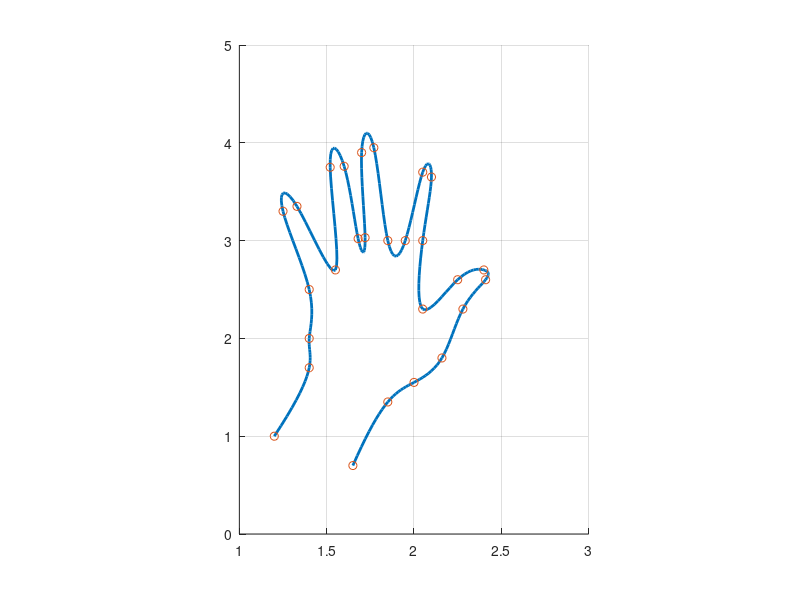

Recreate this plot in MATLAB.

% Plotting my hand with cubic splines

x = [1.2 1.4 1.4 1.4 1.25 1.33 1.55 1.52 1.6 1.68 1.72 1.7 1.77 1.85 1.95 2.05 2.1 2.05 2.05 2.25 2.4 2.41 2.28 2.16 2 1.85 1.65]; 
y = [1 1.7 2 2.5 3.3 3.35 2.7 3.75 3.76 3.02 3.03 3.9 3.95 3 3 3.7 3.65 3 2.3 2.6 2.7 2.6 2.3 1.8 1.55 1.35 0.7];
n = length(x);
t = 0:1:n-1;
tt = 0:.1:n-1;
xx = spline(t,x,tt);
yy = spline(t,y,tt); 
hold on
plot(xx,yy','LineWidth',2), plot(x,y,'o'), grid on
pbaspect([1 1.4 1]) % ratio of the axes